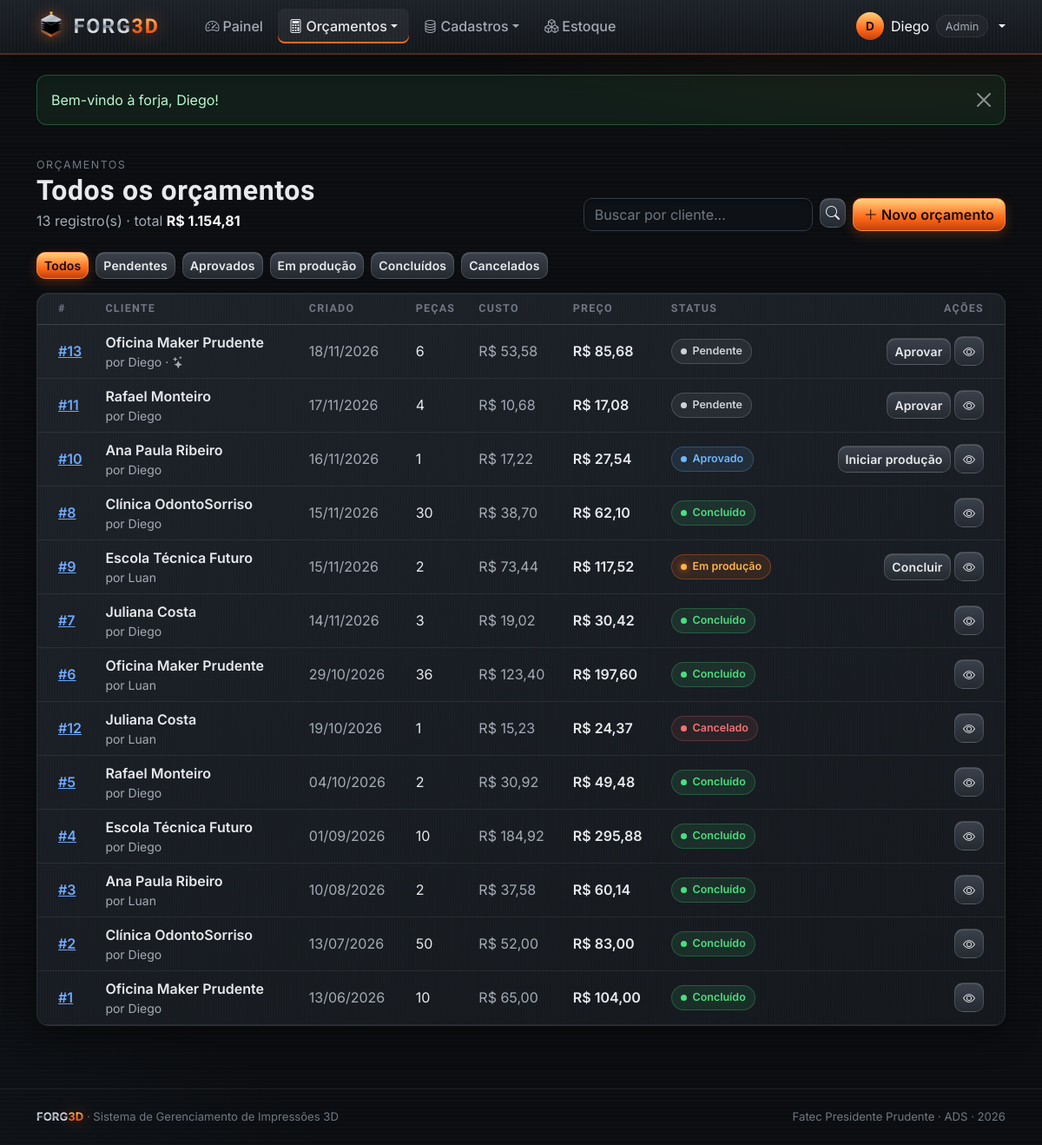
The app's page /view/verOrcamento.php (signed in) with its own data.
### tables this page shows
CREATE TABLE `orcamentos` (
  `id` int(11) NOT NULL AUTO_INCREMENT,
  `cliente_id` int(11) NOT NULL,
  `usuario_id` int(11) NOT NULL,
  `status` enum('pendente','aprovado','em_producao','concluido','cancelado') NOT NULL DEFAULT 'pendente',
  `margem` decimal(5,2) NOT NULL,
  `taxa_falha` decimal(5,2) NOT NULL,
  `tarifa_kwh` decimal(6,3) NOT NULL,
  `custo_total` decimal(10,2) NOT NULL DEFAULT 0.00,
  `preco_final` decimal(10,2) NOT NULL DEFAULT 0.00,
  `prazo_entrega` date DEFAULT NULL,
  `observacoes` text DEFAULT NULL,
  `sugestao_ia` text DEFAULT NULL,
  `criado_em` datetime NOT NULL DEFAULT current_timestamp(),
  `concluido_em` datetime DEFAULT NULL,
  PRIMARY KEY (`id`),
  KEY `cliente_id` (`cliente_id`),
  KEY `usuario_id` (`usuario_id`),
  CONSTRAINT `orcamentos_ibfk_1` FOREIGN KEY (`cliente_id`) REFERENCES `clientes` (`id`),
  CONSTRAINT `orcamentos_ibfk_2` FOREIGN KEY (`usuario_id`) REFERENCES `usuarios` (`id`)
);

CREATE TABLE `clientes` (
  `id` int(11) NOT NULL AUTO_INCREMENT,
  `nome` varchar(120) NOT NULL,
  `tipo` enum('PF','PJ') NOT NULL DEFAULT 'PF',
  `documento` varchar(20) DEFAULT NULL,
  `email` varchar(120) DEFAULT NULL,
  `telefone` varchar(20) DEFAULT NULL,
  `cidade` varchar(80) DEFAULT NULL,
  `observacoes` text DEFAULT NULL,
  `criado_em` datetime NOT NULL DEFAULT current_timestamp(),
  PRIMARY KEY (`id`)
);

CREATE TABLE `usuarios` (
  `id` int(11) NOT NULL AUTO_INCREMENT,
  `nome` varchar(100) NOT NULL,
  `email` varchar(120) NOT NULL,
  `senha` varchar(255) NOT NULL,
  `nivel` enum('admin','operador') NOT NULL DEFAULT 'operador',
  `ativo` tinyint(1) NOT NULL DEFAULT 1,
  `criado_em` datetime NOT NULL DEFAULT current_timestamp(),
  PRIMARY KEY (`id`),
  UNIQUE KEY `email` (`email`)
);

### view/verOrcamento.php (the view, shortened to what this page needs)
<?php
$status = $_GET['status'] ?? '';
$busca = trim($_GET['busca'] ?? '');
$orcamentos = listarOrcamentos($status, $busca);
$filtros = ['' => 'Todos', 'pendente' => 'Pendentes', 'aprovado' => 'Aprovados', 'em_producao' => 'Em produção', 'concluido' => 'Concluídos', 'cancelado' => 'Cancelados'];
$proximo = ['pendente' => 'aprovado', 'aprovado' => 'em_producao', 'em_producao' => 'concluido'];
$rotuloAcao = ['aprovado' => 'Aprovar', 'em_producao' => 'Iniciar produção', 'concluido' => 'Concluir'];
require 'includes/topo.php';
?>
<div class="f-cabecalho">
    <div>
        <span class="f-mini">Orçamentos</span>
        <h1>Todos os orçamentos</h1>
        <p><?= count($orcamentos) ?> registro(s) · total <strong class="text-light"><?= moeda(array_sum(array_column($orcamentos, 'preco_final'))) ?></strong></p>
    </div>
    <div class="d-flex flex-wrap gap-2">
        <form class="f-busca d-flex gap-2" method="GET">
            <input class="form-control" name="busca" value="<?= h($busca) ?>" placeholder="Buscar por cliente...">
            <button class="btn btn-aco btn-icone" type="submit" aria-label="Buscar"><i class="bi bi-search"></i></button>
        </form>
        <a href="orcamento.php" class="btn btn-forja"><i class="bi bi-plus-lg me-1"></i>Novo orçamento</a>
    </div>
</div>
<div class="d-flex flex-wrap gap-2 mb-3">
    <?php foreach ($filtros as $chave => $nome): ?>
        <a href="?status=<?= $chave ?>&busca=<?= urlencode($busca) ?>" class="btn btn-sm <?= $status === $chave ? 'btn-forja' : 'btn-aco' ?>"><?= $nome ?></a>
    <?php endforeach; ?>
</div>
<div class="f-card p-0 overflow-hidden">
    <?php if (!$orcamentos): ?>
        <div class="f-vazio"><i class="bi bi-receipt"></i>Nenhum orçamento aqui.</div>
    <?php else: ?>
    <div class="table-responsive">
        <table class="table f-tabela table-hover f-tab-orcamentos">
            <thead><tr><th class="ps-4">#</th><th>Cliente</th><th>Criado</th><th>Peças</th><th>Custo</th><th>Preço</th><th>Status</th><th class="text-end pe-4">Ações</th></tr></thead>
            <tbody>
            <?php foreach ($orcamentos as $o): ?>
                <tr>
                    <td class="ps-4 fw-semibold"><a href="detalheOrcamento.php?id=<?= $o['id'] ?>">#<?= $o['id'] ?></a></td>
                    <td>
                        <div class="fw-semibold"><?= h($o['cliente_nome']) ?></div>
                        <div class="small f-muted">por <?= h(explode(' ', $o['usuario_nome'])[0]) ?><?= $o['sugestao_ia'] ? ' · <i class="bi bi-stars" title="Usou o Assistente da Forja"></i>' : '' ?></div>
                    </td>
                    <td class="f-muted"><?= dataBR($o['criado_em']) ?></td>
                    <td><?= (int) $o['total_pecas'] ?></td>
                    <td class="f-muted"><?= moeda($o['custo_total']) ?></td>
                    <td class="fw-semibold"><?= moeda($o['preco_final']) ?></td>
                    <td><?= badgeStatus($o['status']) ?></td>
                    <td class="text-end pe-4 text-nowrap">
                        <?php if (isset($proximo[$o['status']])): $prox = $proximo[$o['status']]; ?>
                        <form class="d-inline" action="../processamento/processamento.php" method="POST"
                              <?= $prox === 'concluido' ? 'data-confirmar="Concluir o orçamento #' . $o['id'] . '? O filamento será baixado do estoque."' : '' ?>>
                            <button class="btn btn-aco btn-sm" type="submit"><?= $rotuloAcao[$prox] ?></button>
                        </form>
                        <?php endif; ?>
                        <a class="btn btn-aco btn-icone btn-sm" href="detalheOrcamento.php?id=<?= $o['id'] ?>" title="Ver detalhes"><i class="bi bi-eye"></i></a>
                    </td>
                </tr>
            <?php endforeach; ?>
            </tbody>
        </table>
    </div>
    <?php endif; ?>
</div>
<?php require 'includes/rodape.php'; ?>

### processamento/funcoesBD.php (shortened to what this page needs)
<?php
function conectar(): PDO
{
    static $pdo = null;
    if ($pdo === null) {
        $dsn = 'mysql:host=' . DB_HOST . ';dbname=' . DB_NOME . ';charset=utf8mb4';
        try {
            $pdo = new PDO($dsn, DB_USUARIO, DB_SENHA, [
                PDO::ATTR_ERRMODE            => PDO::ERRMODE_EXCEPTION,
                PDO::ATTR_DEFAULT_FETCH_MODE => PDO::FETCH_ASSOC,
                PDO::ATTR_EMULATE_PREPARES   => false,
            ]);
        } catch (PDOException $e) {
            http_response_code(500);
            die('<h3 style="font-family:sans-serif">Não foi possível conectar ao banco "' . DB_NOME
                . '". Verifique se o MySQL do XAMPP está ligado e se o arquivo banco/forg3d.sql foi importado no phpMyAdmin.</h3>');
        }
    }
    return $pdo;
}
function consultar(string $sql, array $params = []): array
{
    $st = conectar()->prepare($sql);
    $st->execute($params);
    return $st->fetchAll();
}
function listarOrcamentos(string $status = '', string $busca = ''): array
{
    $sql = 'SELECT o.*, c.nome AS cliente_nome, u.nome AS usuario_nome,
                   (SELECT SUM(quantidade) FROM orcamento_itens i WHERE i.orcamento_id = o.id) AS total_pecas
            FROM orcamentos o
            JOIN clientes c ON c.id = o.cliente_id
            JOIN usuarios u ON u.id = o.usuario_id
            WHERE c.nome LIKE ?';
    $p = ["%$busca%"];
    return consultar($sql . ' ORDER BY o.criado_em DESC', $p);
}
function h($texto): string
{
    return htmlspecialchars((string) $texto, ENT_QUOTES, 'UTF-8');
}
function moeda($valor): string
{
    return 'R$ ' . number_format((float) $valor, 2, ',', '.');
}
function dataBR($data, bool $hora = false): string
{
    return date($hora ? 'd/m/Y H:i' : 'd/m/Y', strtotime($data));
}
function rotuloStatus(string $s): string
{
    return [
        'pendente' => 'Pendente', 'aprovado' => 'Aprovado', 'em_producao' => 'Em produção',
        'concluido' => 'Concluído', 'cancelado' => 'Cancelado',
        'disponivel' => 'Disponível', 'em_uso' => 'Em uso', 'manutencao' => 'Manutenção',
    ][$s] ?? $s;
}
function badgeStatus(string $s): string
{
    return '<span class="f-status f-status-' . h($s) . '">' . h(rotuloStatus($s)) . '</span>';
}

### records on screen
orcamentos: id "13", cliente.nome "Oficina Maker Prudente", usuario.nome "Diego", criado_em "18/11/2026", total_pecas "6", custo_total "R$ 53,58", preco_final "R$ 85,68", status "Pendente", status "Aprovar"
orcamentos: id "11", cliente.nome "Rafael Monteiro", usuario.nome "Diego", criado_em "17/11/2026", total_pecas "4", custo_total "R$ 10,68", preco_final "R$ 17,08", status "Pendente", status "Aprovar"
orcamentos: id "10", cliente.nome "Ana Paula Ribeiro", usuario.nome "Diego", criado_em "16/11/2026", total_pecas "1", custo_total "R$ 17,22", preco_final "R$ 27,54", status "Aprovado", status "Iniciar produção"
orcamentos: id "8", cliente.nome "Clínica OdontoSorriso", usuario.nome "Diego", criado_em "15/11/2026", total_pecas "30", custo_total "R$ 38,70", preco_final "R$ 62,10", status "Concluído"
orcamentos: id "9", cliente.nome "Escola Técnica Futuro", usuario.nome "Luan", criado_em "15/11/2026", total_pecas "2", custo_total "R$ 73,44", preco_final "R$ 117,52", status "Em produção", status "Concluir"
orcamentos: id "7", cliente.nome "Juliana Costa", usuario.nome "Diego", criado_em "14/11/2026", total_pecas "3", custo_total "R$ 19,02", preco_final "R$ 30,42", status "Concluído"
orcamentos: id "6", cliente.nome "Oficina Maker Prudente", usuario.nome "Luan", criado_em "29/10/2026", total_pecas "36", custo_total "R$ 123,40", preco_final "R$ 197,60", status "Concluído"
orcamentos: id "12", cliente.nome "Juliana Costa", usuario.nome "Luan", criado_em "19/10/2026", total_pecas "1", custo_total "R$ 15,23", preco_final "R$ 24,37", status "Cancelado"
orcamentos: id "5", cliente.nome "Rafael Monteiro", usuario.nome "Diego", criado_em "04/10/2026", total_pecas "2", custo_total "R$ 30,92", preco_final "R$ 49,48", status "Concluído"
orcamentos: id "4", cliente.nome "Escola Técnica Futuro", usuario.nome "Diego", criado_em "01/09/2026", total_pecas "10", custo_total "R$ 184,92", preco_final "R$ 295,88", status "Concluído"
orcamentos: id "3", cliente.nome "Ana Paula Ribeiro", usuario.nome "Luan", criado_em "10/08/2026", total_pecas "2", custo_total "R$ 37,58", preco_final "R$ 60,14", status "Concluído"
orcamentos: id "2", cliente.nome "Clínica OdontoSorriso", usuario.nome "Diego", criado_em "13/07/2026", total_pecas "50", custo_total "R$ 52,00", preco_final "R$ 83,00", status "Concluído"
orcamentos: id "1", cliente.nome "Oficina Maker Prudente", usuario.nome "Diego", criado_em "13/06/2026", total_pecas "10", custo_total "R$ 65,00", preco_final "R$ 104,00", status "Concluído"

### other values on screen
mb_strtoupper(mb_substr($u['nome'], 0, 1)) "D"
explode(' ', $u['nome'])[0] "Diego"
$aviso['texto'] "Bem-vindo à forja, Diego!"
count($orcamentos) "13"
moeda(array_sum(array_column($orcamentos, 'preco_final'))) "R$ 1.154,81"
$nome "Todos"
$nome "Pendentes"
$nome "Aprovados"
$nome "Em produção"
$nome "Concluídos"
$nome "Cancelados"
